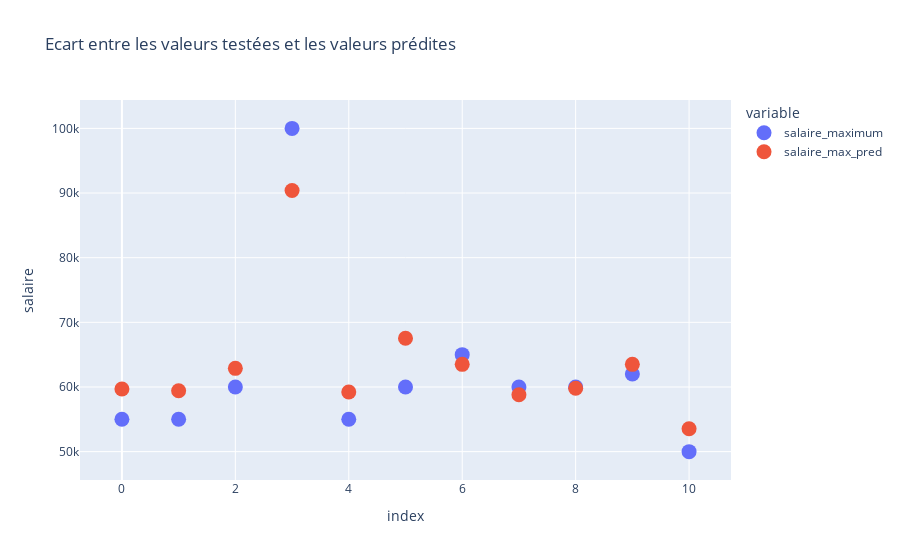

Notebook code cell kept with this figure:
### Code cell
df_px = pd.DataFrame(y_test)
df_px = df_px.reset_index().drop('index', axis=1)
df_px = pd.concat([df_px, pd.DataFrame(y_max_pred)], axis=1)
df_px = df_px.rename(columns={0 : "salaire_max_pred"})
fig = px.scatter(df_px, title="Ecart entre les valeurs testées et les valeurs prédites", labels= {"value": "salaire"})
fig.update_traces(marker={'size': 15})
fig.show()

### Figure 1 — Plotly figure (JSON) as saved in the notebook; plotly's stock layout.template omitted (floating-point values rounded to 4 significant figures)
{"data": [{"hovertemplate": "variable=salaire_maximum<br>index=%{x}<br>salaire=%{y}<extra></extra>", "legendgroup": "salaire_maximum", "marker": {"color": "#636efa", "size": 15, "symbol": "circle"}, "mode": "markers", "name": "salaire_maximum", "orientation": "v", "showlegend": true, "type": "scatter", "x": [0, 1, 2, 3, 4, 5, 6, 7, 8, 9, 10], "xaxis": "x", "y": [55000, 55000, 60000, 100000, 55000, 60000, 65000, 60000, 60000, 62000, 50000], "yaxis": "y"}, {"hovertemplate": "variable=salaire_max_pred<br>index=%{x}<br>salaire=%{y}<extra></extra>", "legendgroup": "salaire_max_pred", "marker": {"color": "#EF553B", "size": 15, "symbol": "circle"}, "mode": "markers", "name": "salaire_max_pred", "orientation": "v", "showlegend": true, "type": "scatter", "x": [0, 1, 2, 3, 4, 5, 6, 7, 8, 9, 10], "xaxis": "x", "y": [59690.0, 59420.0, 62880.0, 90380.0, 59230.0, 67540.0, 63500, 58810.0, 59810.0, 63500, 53540.0], "yaxis": "y"}], "layout": {"legend": {"title": {"text": "variable"}, "tracegroupgap": 0}, "title": {"text": "Ecart entre les valeurs testées et les valeurs prédites"}, "xaxis": {"anchor": "y", "domain": [0, 1], "title": {"text": "index"}}, "yaxis": {"anchor": "x", "domain": [0, 1], "title": {"text": "salaire"}}}}
